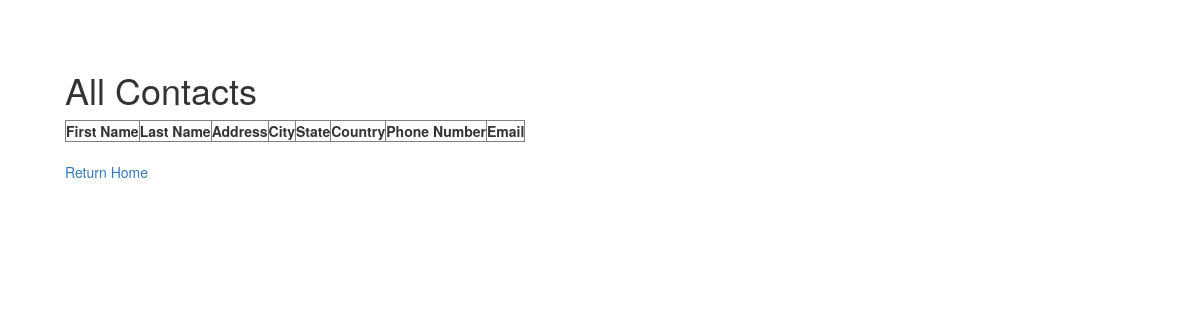
/all/, run on an earlier commit of the app's database.
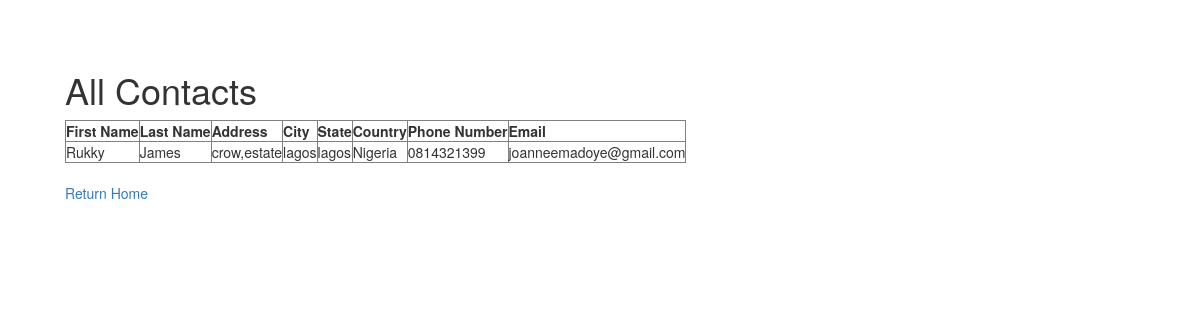
And on a later commit of the database.
### user_contacts/models.py (models this page shows, shortened)
class Phone(models.Model):
    person = models.ForeignKey('Person')
    number = models.CharField(max_length=10, validators = [validate_number])

class Person(models.Model):
    first_name = models.CharField(max_length = 30, validators = [validate_string])
    last_name = models.CharField(max_length = 30, validators = [validate_string])
    email = models.EmailField(null = True, blank = True)
    address = models.TextField(null = True, blank = True)
    city = models.CharField(max_length = 15, null = True,blank = True)
    state = models.CharField(max_length = 15, null = True, blank = True, validators = [validate_string])
    country = models.CharField(max_length = 15, null = True, blank = True)

### user_contacts/views.py (the view)
# urls.py: url(r'^all/$',views.all_contacts,name = 'all_contacts'),
def all_contacts(request):
    contacts = Phone.objects.all()
    return render_to_response('all.html', {'contacts':contacts})

### templates/all.html (shortened to what this page needs)
<!DOCTYPE html>
<html>
<head>
  <link href="http://netdna.bootstrapcdn.com/bootstrap/3.0.0/css/bootstrap.min.css" rel="stylesheet" media="screen">
</head>
<body>
  <div class="container">
    <h1>All Contacts</h1>
    <table border="1" cellpadding="5">
      <tr>
        <th>First Name</th>
        <th>Last Name</th>
        <th>Address</th>
        <th>City</th>
        <th>State</th>
        <th>Country</th>
        <th>Phone Number</th>
        <th>Email</th>
      </tr>
      {% for contact in contacts %}
        <tr>
          <td>{{contact.person.first_name}}</td>
          <td>{{contact.person.last_name}}</td>
          <td>{{contact.person.address}}</td>
          <td>{{contact.person.city}}</td>
          <td>{{contact.person.state}}</td>
          <td>{{contact.person.country}}</td>
          <td>{{contact.number}}</td>
          <td>{{contact.person.email}}</td>
        </tr>
      {% endfor %}
    </table>
    <br>
    <a href="/">Return Home</a>
  </div>
</body>
</html>

### templates/all.html (style rules this page uses)
.container { padding: 50px; }

What changed in the data, as far as the page shows it:
added Phone: person.first_name "Rukky", person.last_name "James", person.address "crow,estate", person.city "lagos", person.state "lagos", person.country "Nigeria", number "0814321399", person.email "joanneemadoye@gmail.com"
